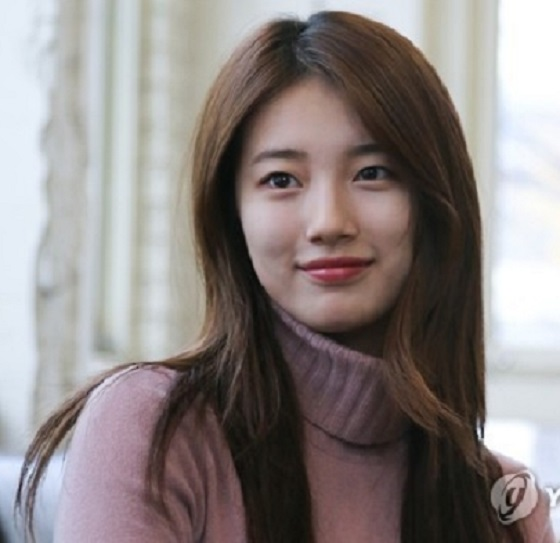
#> input picture image/01.jpg, 560 x 543 px, given in place of bts.mp4, which was not available
$ python movie_face_mosaic.py
#> lines starting #> are read from the running program, lines starting #| are printed output that depends on the picture; after the words box and inside, x2 and y2 are one past the last pixel; in counts of white or black regions, pixels touching at a corner belong together; pictures that were not available may be replaced by others from this repository, and a replacement may not be noted
# 설치한 OpenCV 패키지 불러오기
import cv2

# 학습된 얼굴 정면검출기 사용하기
face_cascade = cv2.CascadeClassifier(cv2.data.haarcascades + "haarcascade_frontalface_alt2.xml")

cam = cv2.VideoCapture("../movie/bts.mp4")

# 동영상은 시작부터 종료될때까지 프레임을 지속적으로 받아야 하기 때문에 while문을 계속 반복함
while True:
    ret, movie_image = cam.read()
#> movie_image is the input picture: shape (543, 560, 3); mean B, G, R 131.6, 132.8, 140.5

    # 동영상으로부터 프레임(이미지)를 잘 받았으면 실행함
    if ret is True:

        # 동영상의 프레임을 얼굴인식율을 높이기 위해 흑백으로 변경함
        gray = cv2.cvtColor(movie_image, cv2.COLOR_BGR2GRAY)
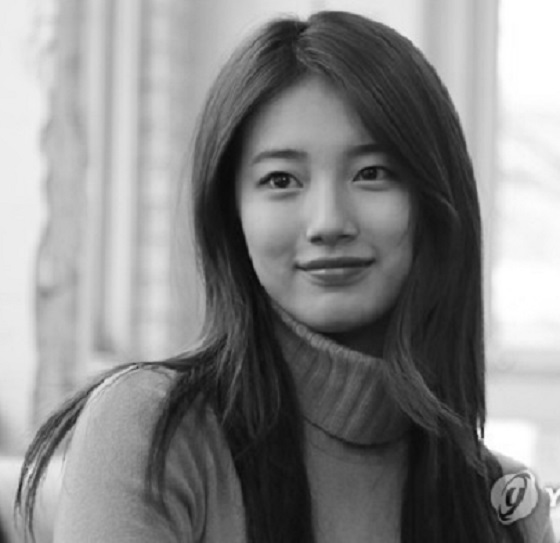
#> gray: shape (543, 560); min 6, max 255, mean 135

        # 변환한 흑백사진으로부터 히스토그램 평활화
        gray = cv2.equalizeHist(gray)
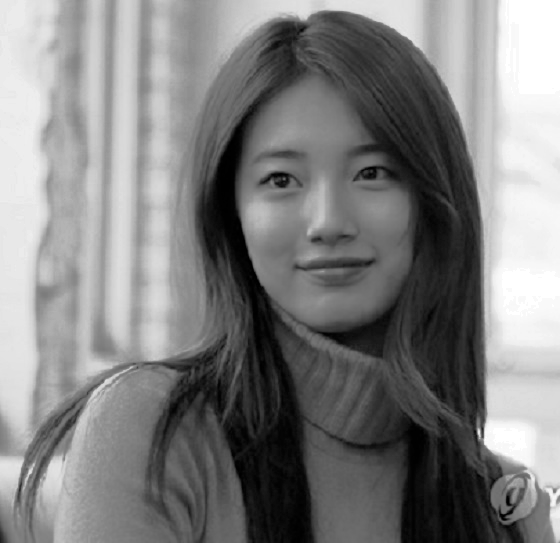
#> gray: shape (543, 560); min 0, max 255, mean 128.1

        # 얼굴 인식하기
        faces = face_cascade.detectMultiScale(gray, 1.5, 5, 0, (20, 20))
#> faces = [[211, 91, 228, 228]]

        for face in faces:
            #얼굴 위치 값을 가져오기
            x, y, w, h = face

            #원본이미지로부터 얼굴영역 가져오기
            face_image = movie_image[y:y + h, x:x + w]

            # 모자이크 비율(픽셀크기 증가로 모자이크 만들기)
            mosaic_rate = 30

            # 얼굴 영역의 픽셀을 mosaic_rate에 따라 나눠서 픽셀 확대
            face_image = cv2.resize(face_image, (w // mosaic_rate, h // mosaic_rate))

            # 확대한 얼굴 이미지(픽셀)을 얼굴 크기에 덮어쓰기
            face_image = cv2.resize(face_image, (w, h), interpolation=cv2.INTER_AREA)

            # 원본이미지에 모자이크 처리한 얼굴 이미지 붙이기
            movie_image[y:y + h, x:x + w] = face_image;

            #얼굴 검출 사각형 그리기
            cv2.rectangle(movie_image, face, (255, 0, 0), 4)
#> this loop made 1 pass
#> (x, y, w, h, mosaic_rate) on pass 1: (211, 91, 228, 228, 30)
#> pass 1, `face_image = movie_image[y:y + h, x:x + w]`:
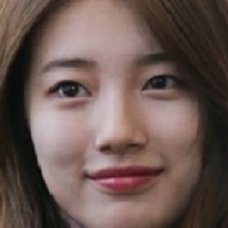
#> face_image: shape (228, 228, 3); mean B, G, R 82.5, 87.8, 107.7
#> pass 1, `face_image = cv2.resize(face_image, (w, h), interpolation=cv2.INTER_AR..`:
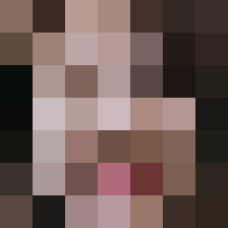
#> face_image: shape (228, 228, 3); mean B, G, R 85.8, 90.5, 110.5
#> after the loop:
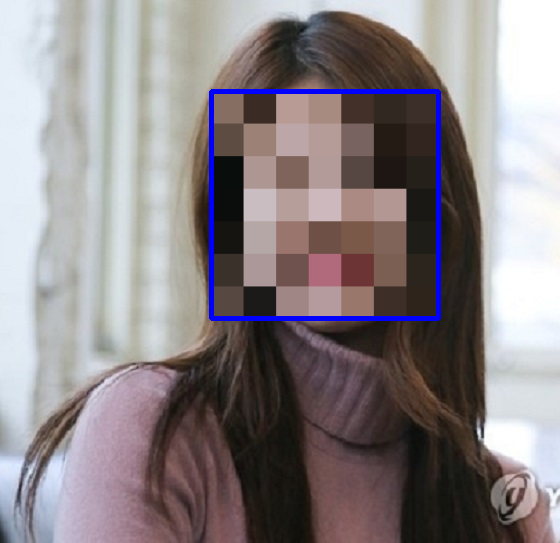
#> movie_image: shape (543, 560, 3); 17.64% of pixels changed, all inside (x1, y1, x2, y2) = (209, 89, 441, 321)

        # 사이즈 변경된 이미지로 출력하기
        cv2.imshow("movie_mosaic", movie_image)

    # 입력받는 것 대기하기, 작성안하면, 결과창이 바로 닫힘
    if cv2.waitKey(1) > 0:
#> (key Esc is pressed here)
        break

$ run again, on image/03.jpg
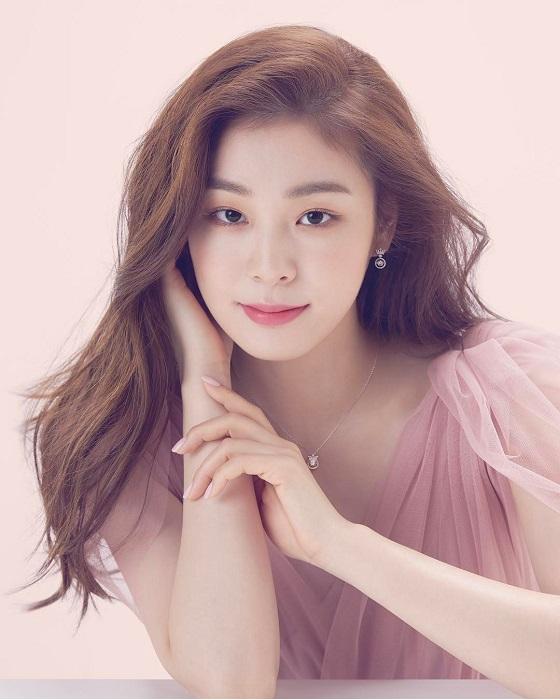
#> input picture image/03.jpg, 560 x 699 px, given in place of bts.mp4, which was not available
#> movie_image is the input picture: shape (699, 560, 3); mean B, G, R 165, 164.8, 194.8
#> faces = [[161, 127, 228, 228]]
#> the loop `for face in faces:` made 1 pass
#> (x, y, w, h, mosaic_rate) on pass 1: (161, 127, 228, 228, 30)
#> pass 1, `face_image = movie_image[y:y + h, x:x + w]`:
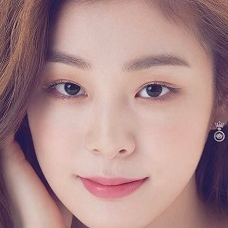
#> face_image: shape (228, 228, 3); mean B, G, R 138, 137.9, 172.2
#> after the loop `for face in faces:`:
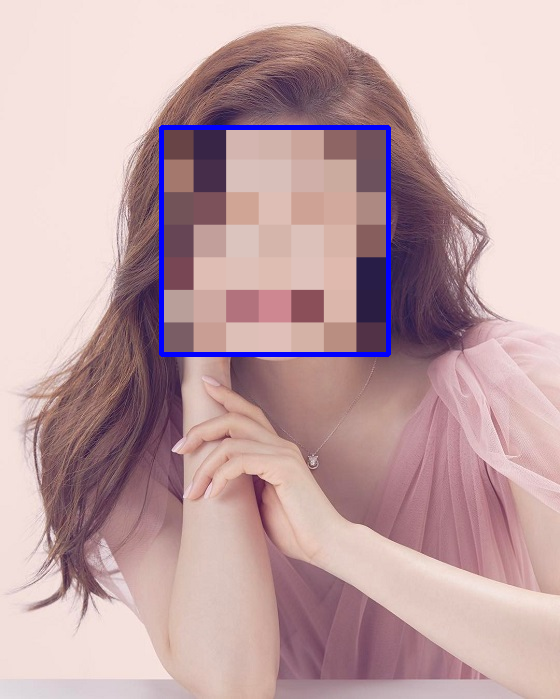
#> movie_image: shape (699, 560, 3); 13.67% of pixels changed, all inside (x1, y1, x2, y2) = (159, 125, 391, 357)

$ run again, on image/izone.jpg
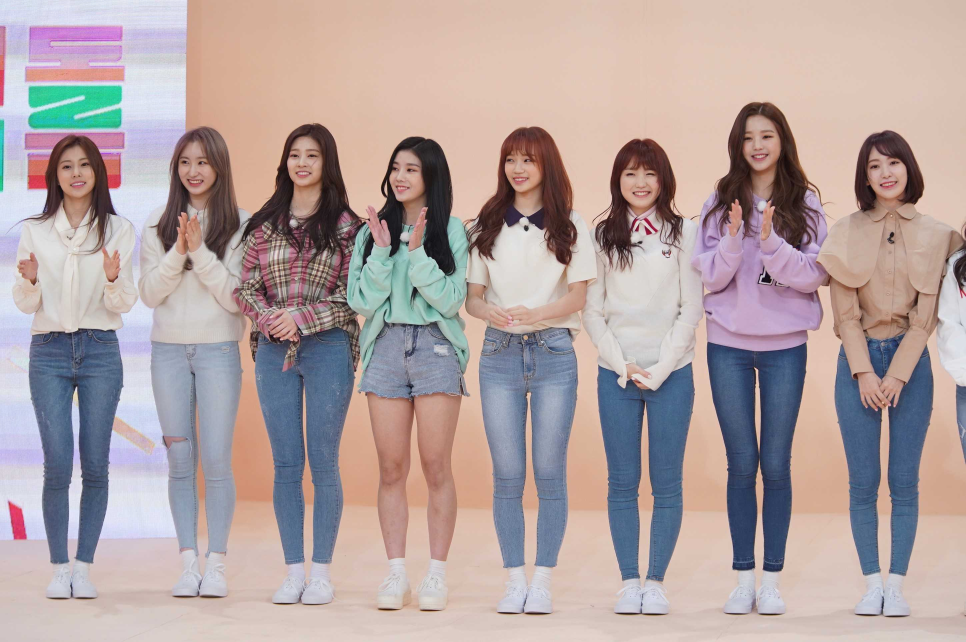
#> input picture image/izone.jpg, 2897 x 1926 px, given in place of bts.mp4, which was not available (shown at 1/3 size)
#> movie_image is the input picture: shape (1926, 2897, 3); mean B, G, R 160.6, 161.3, 176.9
#> faces = [[1504, 448, 101, 101], [528, 452, 101, 101], [2198, 355, 152, 152], [834, 410, 152, 152], [1483, 422, 152, 152], [509, 429, 152, 152], [153, 440, 152, 152], [2578, 440, 152, 152], [1133, 449, 152, 152], [1845, 464, 152, 152]]
#> the loop `for face in faces:` made 10 passes
#> pass 1, `face_image = cv2.resize(face_image, (w, h), interpolation=cv2.INTER_AR..`:
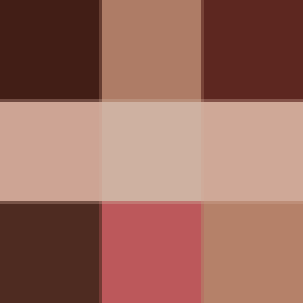
#> face_image: shape (101, 101, 3) (shown 3 times larger); mean B, G, R 93.9, 106.9, 155.3
#> after the loop `for face in faces:`:
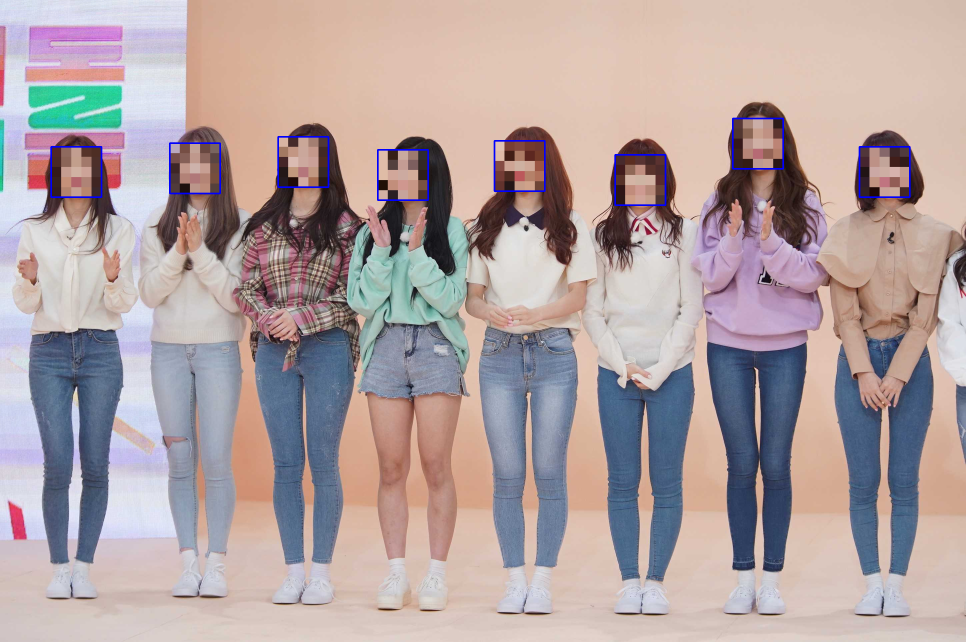
#> movie_image: shape (1926, 2897, 3) (shown at 1/3 size); mean B, G, R 161.4, 161, 176.4
